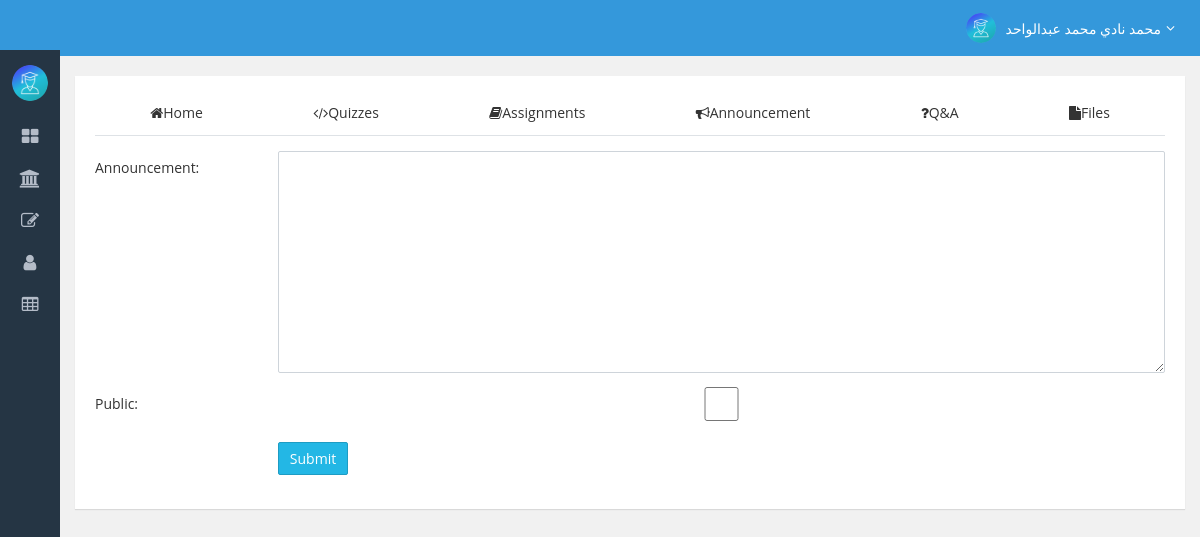
The page /course/cs12/announcements/ (signed in) on the database as committed earlier.
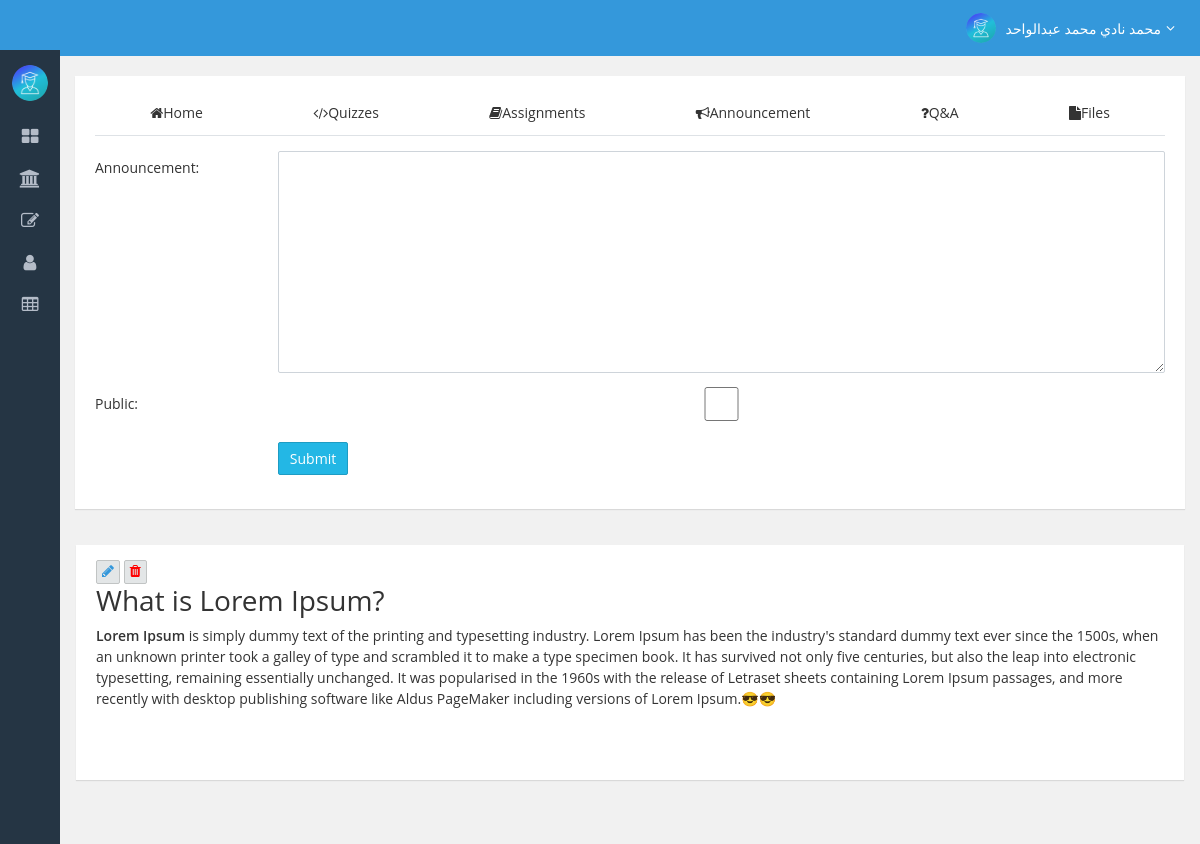
The same page on the database as committed later.
### courses/models.py (models this page shows, shortened)
class Announcement(models.Model):
    body = RichTextUploadingField(verbose_name="Announcement", null=True, blank=True)
    public = models.BooleanField(default=False)
    date_posted = models.DateTimeField(auto_now_add=True, blank=True)
    slug = models.SlugField(max_length=5, null=True, blank=True, unique=True)
    author = models.ForeignKey(User, on_delete=models.CASCADE, limit_choices_to={"is_prof": True})
    course = models.ForeignKey(Course, on_delete=models.CASCADE, blank=True, related_name="announcements")
    objects = AnnouncementManager()
    class Meta:
        constraints = [models.UniqueConstraint(fields=["body", "course"], name="non_repeating_announcement")]
        indexes = [models.Index(fields=["slug"], name="announcement_idx")]

### courses/views.py (the view, shortened to what this page needs)
# urls.py: path("course/<course_code>/announcements/", course_announcements, name="course-announcements"),
@login_required
def course_announcements(request, course_code):
    course = get_object_or_404(Course, course_code=course_code)
    if not course.check_user_enrollment(request.user):
        messages.warning(request, "You Are Not Enrolled in This Course")
        return redirect("home")
    announcements_list = Announcement.objects.filter(course=course).all()
    page = request.GET.get("page", 1)
    paginator = Paginator(announcements_list, 10)
    try:
        announcements = paginator.page(page)
    except PageNotAnInteger:
        announcements = paginator.page(1)
    except EmptyPage:
        announcements = paginator.page(paginator.num_pages)
    form = AnnouncementForm()
    context = {"course": course, "announcements": announcements, "form": form}
    return render(request, "course/course_announcements.html", context=context)

### courses/forms.py
class AnnouncementForm(forms.ModelForm):
    class Meta:
        model = Announcement
        fields = ["body", "public"]

### courses/models.py (called while the page is built)
    def check_user_enrollment(self, user):
        if user not in self.students.all() and user not in self.professor.all():
            return False
        return True

### templates/course/course_announcements.html (shortened to what this page needs)
{%extends 'index.html'%}
{%load static%}
{%load widget_tweaks%}
{%block content%}
<div class="ibox">
    <div class="ibox-body">
        <div class="clf">
            {%include 'course/course_tab.html'%}
            <div class="tab-content">
                <div class="tab-pane fade show active">
                    {%if user.is_prof%}
                    <form class="form-horizontal" method="POST" enctype="multipart/form-data">
                        {% for field in form.visible_fields %}
                        <div class="form-group row">
                            <label class="col-sm-2 col-form-label">{{field.label_tag}}</label>
                            <div class="col-sm-10">
                                {%if form.is_bound%}
                                {%if field.errors%}
                                {%render_field field class="form-control is-invalid"%}
                                {%for error in field.errors%}
                                <div class="invalid-feedback">
                                    {{ error }}
                                </div>
                                {%endfor%}
                                {%else%}
                                {% render_field field class="form-control is-valid" %}
                                {%endif%}
                                {%else%}
                                {% render_field field class="form-control" %}
                                {%endif%}
                            </div>
                        </div>
                        {%endfor%}
                        <div class="form-group row">
                            <div class="col-sm-10 ml-sm-auto">
                                <button class="btn btn-info" type="submit">Submit</button>
                            </div>
                        </div>
                    </form>
                    {%endif%}
                </div>
            </div>
        </div>
    </div>
</div>
<ul class="list-group list-group-full">
    {%for announcement in announcements%}
    <li class="list-group-item">
        <div class="ibox">
            <div class="ibox-body">
                <div class="slimScrollDiv" style="position: relative; overflow: hidden; width: auto; height: 200px;">
                    {%if user.is_prof%}
                <button class="btn btn-default btn-xs m-r-2" data-toggle="tooltip" data-placement="top" title
                    data-original-title="Update Announcement">
                    <a href="{%url 'announcement-update' announcement.slug %}"><i class="fa fa-pencil font-14"></i></a>
                </button>
                <button class="btn btn-default btn-xs" data-toggle="tooltip" data-placement="top" title
                    data-original-title="Delete Announcement">
                    <a href="{%url 'delete-announcement' announcement.slug%}" style="color: red;"><i
                            class="fa fa-trash font-14"></i></a>
                </button>
                {%endif%}
                    <div class="scroller" data-height="200px" style="overflow: hidden; width: auto; height: 200px;">
                        {{announcement.body|safe}}
                    </div>
                </div>
            </div>
        </div>
    </li>
</ul>
{%endfor%}
{%endblock%}

Rows that differ between the two databases and show on the page:
added Announcement: body "What is Lorem Ipsum? Lorem Ipsum is simply dummy text of the printing and typesetting industry. Lorem Ipsum has been the industry's standard dummy text ever since the 1500s, when an unknown printer took a galley of type and scrambled it to make a type specimen book. It has survived not only five centuries, but also the leap into electronic typesetting, remaining essentially unchanged. It was popularised in the 1960s with the release of Letraset sheets containing Lorem Ipsum passages, and more recently with desktop publishing software like Aldus PageMaker including versions of Lorem Ipsum.😎😎"
